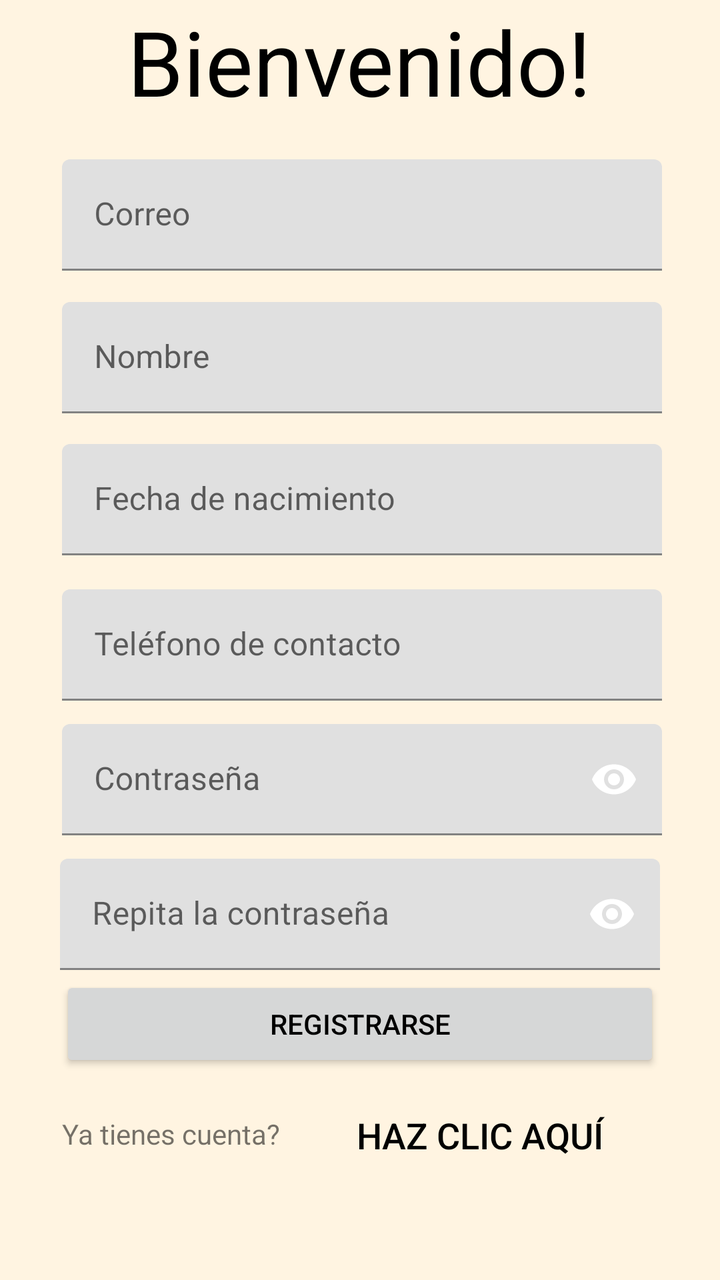
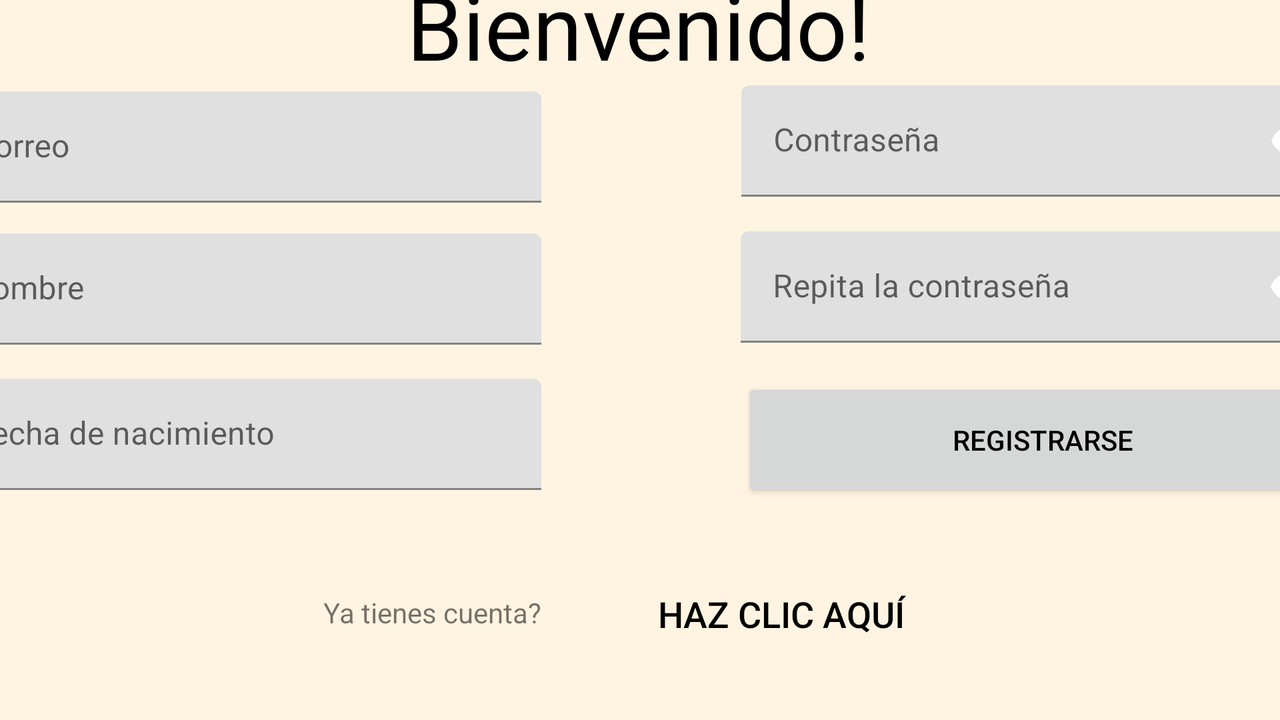

An Android layout and its configuration variant, each rendered on a device that would load it. The default file and the variant file are quoted in full after the pictures.
<!-- AndroidManifest.xml: application theme Theme.Pasteleria.Light -->
<!-- res/layout/fragment_registrar.xml -->
<?xml version="1.0" encoding="utf-8"?>
<androidx.constraintlayout.widget.ConstraintLayout xmlns:android="http://schemas.android.com/apk/res/android"
    xmlns:app="http://schemas.android.com/apk/res-auto"
    xmlns:tools="http://schemas.android.com/tools"
    android:id="@+id/main"
    android:layout_width="match_parent"
    android:layout_height="match_parent"
    tools:context=".login.LoginActivity">

    <androidx.constraintlayout.widget.ConstraintLayout
        android:layout_width="409dp"
        android:layout_height="729dp"
        app:layout_constraintBottom_toBottomOf="parent"
        app:layout_constraintEnd_toEndOf="parent"
        app:layout_constraintStart_toStartOf="parent"
        app:layout_constraintTop_toTopOf="parent">

        <com.google.android.material.textfield.TextInputLayout
            android:id="@+id/contrasenaRepetirLayout"
            android:layout_width="300dp"
            android:layout_height="wrap_content"
            app:endIconMode="password_toggle"
            app:layout_constraintBottom_toBottomOf="parent"
            app:layout_constraintEnd_toEndOf="parent"
            app:layout_constraintHorizontal_bias="0.495"
            app:layout_constraintStart_toStartOf="parent"
            app:layout_constraintTop_toTopOf="parent"
            app:layout_constraintVertical_bias="0.703"
            app:passwordToggleEnabled="true">

            <com.google.android.material.textfield.TextInputEditText
                android:id="@+id/contrasenaRepetirInput"
                android:layout_width="match_parent"
                android:layout_height="wrap_content"
                android:hint="@string/hint_repeat_password"
                android:inputType="textPassword" />
        </com.google.android.material.textfield.TextInputLayout>

        <Button
            android:id="@+id/iniciarButton"
            android:layout_width="300dp"
            android:layout_height="wrap_content"
            android:text="@string/register"
            app:layout_constraintBottom_toBottomOf="parent"
            app:layout_constraintEnd_toEndOf="parent"
            app:layout_constraintHorizontal_bias="0.495"
            app:layout_constraintStart_toStartOf="parent"
            app:layout_constraintTop_toTopOf="parent"
            app:layout_constraintVertical_bias="0.781" />

        <Button
            android:id="@+id/registrarButton"
            android:layout_width="180dp"
            android:layout_height="wrap_content"
            android:background="@android:color/transparent"
            android:elevation="0dp"
            android:gravity="center"
            android:padding="0dp"
            android:text="@string/click_here"
            android:textColor="@android:color/black"
            android:textSize="18sp"
            app:layout_constraintBottom_toBottomOf="parent"
            app:layout_constraintEnd_toEndOf="parent"
            app:layout_constraintHorizontal_bias="0.153"
            app:layout_constraintStart_toEndOf="@+id/textView10"
            app:layout_constraintTop_toTopOf="parent"
            app:layout_constraintVertical_bias="0.863" />

        <TextView
            android:id="@+id/textView10"
            android:layout_width="wrap_content"
            android:layout_height="wrap_content"
            android:text="@string/already_have_account"
            app:layout_constraintBottom_toBottomOf="parent"
            app:layout_constraintEnd_toEndOf="parent"
            app:layout_constraintHorizontal_bias="0.183"
            app:layout_constraintStart_toStartOf="parent"
            app:layout_constraintTop_toTopOf="parent"
            app:layout_constraintVertical_bias="0.847" />

        <com.google.android.material.textfield.TextInputLayout
            android:layout_width="300dp"
            android:layout_height="wrap_content"
            app:layout_constraintBottom_toBottomOf="parent"
            app:layout_constraintEnd_toEndOf="parent"
            app:layout_constraintHorizontal_bias="0.504"
            app:layout_constraintVertical_bias="0.503"
            app:layout_constraintStart_toStartOf="parent"
            app:layout_constraintTop_toTopOf="parent">

            <com.google.android.material.textfield.TextInputEditText
                android:id="@+id/telefonoInput"
                android:layout_width="match_parent"
                android:layout_height="wrap_content"
                android:hint="@string/hint_telefono"
                android:inputType="phone" />
        </com.google.android.material.textfield.TextInputLayout>

        <com.google.android.material.textfield.TextInputLayout
            android:layout_width="300dp"
            android:layout_height="wrap_content"
            app:endIconMode="password_toggle"
            app:layout_constraintBottom_toBottomOf="parent"
            app:layout_constraintEnd_toEndOf="parent"
            app:layout_constraintHorizontal_bias="0.504"
            app:layout_constraintVertical_bias="0.603"
            app:layout_constraintStart_toStartOf="parent"
            app:layout_constraintTop_toTopOf="parent"
            app:passwordToggleEnabled="true">

            <com.google.android.material.textfield.TextInputEditText
                android:id="@+id/contrasenaInput"
                android:layout_width="match_parent"
                android:layout_height="wrap_content"
                android:hint="@string/hint_password"
                android:inputType="textPassword" />
        </com.google.android.material.textfield.TextInputLayout>

        <com.google.android.material.textfield.TextInputLayout
            android:layout_width="300dp"
            android:layout_marginBottom="180dp"
            android:layout_height="wrap_content"
            app:layout_constraintBottom_toBottomOf="parent"
            app:layout_constraintEnd_toEndOf="parent"
            app:layout_constraintHorizontal_bias="0.504"
            app:layout_constraintStart_toStartOf="parent"
            app:layout_constraintTop_toTopOf="parent"
            app:layout_constraintVertical_bias="0.395">

            <com.google.android.material.textfield.TextInputEditText
                android:id="@+id/nombreInput"
                android:layout_width="match_parent"
                android:layout_height="wrap_content"
                android:hint="@string/hint_name" />
        </com.google.android.material.textfield.TextInputLayout>

        <com.google.android.material.textfield.TextInputLayout
            android:layout_width="300dp"
            android:layout_height="wrap_content"
            app:layout_constraintBottom_toBottomOf="parent"
            app:layout_constraintEnd_toEndOf="parent"
            app:layout_constraintHorizontal_bias="0.504"
            app:layout_constraintStart_toStartOf="parent"
            app:layout_constraintTop_toTopOf="parent"
            app:layout_constraintVertical_bias="0.395">

            <com.google.android.material.textfield.TextInputEditText
                android:id="@+id/fechaNac"
                android:layout_width="match_parent"
                android:layout_height="wrap_content"
                android:hint="@string/hint_birth_date" />
        </com.google.android.material.textfield.TextInputLayout>

        <com.google.android.material.textfield.TextInputLayout
            android:layout_width="300dp"
            android:layout_marginBottom="360dp"
            android:layout_height="wrap_content"
            app:layout_constraintBottom_toBottomOf="parent"
            app:layout_constraintEnd_toEndOf="parent"
            app:layout_constraintHorizontal_bias="0.504"
            app:layout_constraintStart_toStartOf="parent"
            app:layout_constraintTop_toTopOf="parent"
            app:layout_constraintVertical_bias="0.395">

            <com.google.android.material.textfield.TextInputEditText
                android:id="@+id/correoInput"
                android:layout_width="match_parent"
                android:layout_height="wrap_content"
                android:hint="@string/hint_email" />
        </com.google.android.material.textfield.TextInputLayout>

        <TextView
            android:id="@+id/textView9"
            android:layout_width="wrap_content"
            android:layout_height="wrap_content"
            android:text="@string/welcome_message"
            android:textAppearance="@style/TextAppearance.AppCompat.Display2"
            app:layout_constraintBottom_toBottomOf="parent"
            app:layout_constraintEnd_toEndOf="parent"
            app:layout_constraintHorizontal_bias="0.497"
            app:layout_constraintStart_toStartOf="parent"
            app:layout_constraintTop_toTopOf="parent"
            app:layout_constraintVertical_bias="0.067" />

    </androidx.constraintlayout.widget.ConstraintLayout>
</androidx.constraintlayout.widget.ConstraintLayout>
<!-- resources referenced by this layout -->
<resources>
  <string name="already_have_account">Ya tienes cuenta?</string>
  <string name="click_here">haz clic aquí</string>
  <string name="hint_birth_date">Fecha de nacimiento</string>
  <string name="hint_email">Correo</string>
  <string name="hint_name">Nombre</string>
  <string name="hint_password">Contraseña</string>
  <string name="hint_repeat_password">Repita la contraseña</string>
  <string name="hint_telefono">Teléfono de contacto</string>
  <string name="register">Registrarse</string>
  <string name="welcome_message">Bienvenido!</string>
  <style name="Theme.Pasteleria.Light" parent="Theme.MaterialComponents.DayNight.NoActionBar">
          
          <item name="android:forceDarkAllowed" tools:targetApi="q">false</item>
  
          <item name="colorPrimary">@color/chocolate_oscuro1</item>
          <item name="colorPrimaryVariant">@color/chocolate_claro1</item>
          <item name="colorOnPrimary">@color/white</item>
          <item name="colorSecondary">@color/caramelo</item>
          <item name="colorSecondaryVariant">@color/fresa</item>
          <item name="colorOnSecondary">@color/white</item>
          <item name="android:windowBackground">@color/fondo_pasteleria</item>
          <item name="colorOnBackground">@color/black</item>
          <item name="colorOnSurface">@color/black</item>
          <item name="colorError">@color/rosa_candy</item>
          <item name="colorSurface">@color/white</item>
          <item name="android:textColorPrimary">@color/black</item>
          <item name="android:textColorSecondary">@color/black</item>
      </style>
  <color name="chocolate_oscuro1">#210f04</color>
  <color name="chocolate_claro1">#b08968</color>
  <color name="white">#FFFFFFFF</color>
  <color name="caramelo">#C97C54</color>
  <color name="fresa">#F8A1B4</color>
  <color name="fondo_pasteleria">#FFF4E1</color>
  <color name="black">#FF000000</color>
  <color name="rosa_candy">#F16D8E</color>
</resources>
<!-- res/layout-land/fragment_registrar.xml (the author's variant of the layout above) -->
<!-- drawn on the phone turned sideways -->
<?xml version="1.0" encoding="utf-8"?>
<androidx.constraintlayout.widget.ConstraintLayout xmlns:android="http://schemas.android.com/apk/res/android"
    xmlns:app="http://schemas.android.com/apk/res-auto"
    xmlns:tools="http://schemas.android.com/tools"
    android:id="@+id/main"
    android:layout_width="match_parent"
    android:layout_height="match_parent"
    tools:context=".login.LoginActivity">

    <androidx.constraintlayout.widget.ConstraintLayout
        android:layout_width="723dp"
        android:layout_height="399dp"
        app:layout_constraintBottom_toBottomOf="parent"
        app:layout_constraintEnd_toEndOf="parent"
        app:layout_constraintStart_toStartOf="parent"
        app:layout_constraintTop_toTopOf="parent">

        <com.google.android.material.textfield.TextInputLayout
            android:id="@+id/contrasenaRepetirLayout"
            android:layout_width="300dp"
            android:layout_marginLeft="400dp"
            android:layout_marginBottom="120dp"
            android:layout_height="wrap_content"
            app:endIconMode="password_toggle"
            app:layout_constraintBottom_toBottomOf="parent"
            app:layout_constraintEnd_toEndOf="parent"
            app:layout_constraintHorizontal_bias="0.495"
            app:layout_constraintStart_toStartOf="parent"
            app:layout_constraintTop_toTopOf="parent"
            app:layout_constraintVertical_bias="0.603"
            app:passwordToggleEnabled="true">

            <com.google.android.material.textfield.TextInputEditText
                android:id="@+id/contrasenaRepetirInput"
                android:layout_width="match_parent"
                android:layout_height="wrap_content"
                android:hint="Repita la contraseña"
                android:inputType="textPassword" />
        </com.google.android.material.textfield.TextInputLayout>

        <Button
            android:id="@+id/iniciarButton"
            android:layout_width="301dp"
            android:layout_height="62dp"
            android:text="Registrarse"
            app:layout_constraintBottom_toBottomOf="parent"
            app:layout_constraintEnd_toEndOf="parent"
            app:layout_constraintHorizontal_bias="0.976"
            app:layout_constraintStart_toStartOf="parent"
            app:layout_constraintTop_toTopOf="parent"
            app:layout_constraintVertical_bias="0.617" />

        <Button
            android:id="@+id/registrarButton"
            android:layout_width="180dp"
            android:layout_height="wrap_content"
            android:background="@android:color/transparent"
            android:elevation="0dp"
            android:gravity="center"
            android:padding="0dp"
            android:text="haz clic aquí"
            android:textColor="@android:color/black"
            android:textSize="18sp"
            app:layout_constraintBottom_toBottomOf="parent"
            app:layout_constraintEnd_toEndOf="parent"
            app:layout_constraintHorizontal_bias="0.629"
            app:layout_constraintStart_toStartOf="parent"
            app:layout_constraintTop_toTopOf="parent"
            app:layout_constraintVertical_bias="0.86" />

        <TextView
            android:id="@+id/textView10"
            android:layout_width="wrap_content"
            android:layout_height="wrap_content"
            android:text="Ya tienes cuenta?"
            app:layout_constraintBottom_toBottomOf="parent"
            app:layout_constraintEnd_toEndOf="parent"
            app:layout_constraintHorizontal_bias="0.33"
            app:layout_constraintStart_toStartOf="parent"
            app:layout_constraintTop_toTopOf="parent"
            app:layout_constraintVertical_bias="0.831" />

        <com.google.android.material.textfield.TextInputLayout
            android:layout_width="300dp"
            android:layout_height="wrap_content"
            android:layout_marginLeft="400dp"
            app:endIconMode="password_toggle"
            android:layout_marginBottom="220dp"
            app:layout_constraintBottom_toBottomOf="parent"
            app:layout_constraintEnd_toEndOf="parent"
            app:layout_constraintHorizontal_bias="0.504"
            app:layout_constraintStart_toStartOf="parent"
            app:layout_constraintTop_toTopOf="parent"
            app:passwordToggleEnabled="true">

            <com.google.android.material.textfield.TextInputEditText
                android:id="@+id/contrasenaInput"
                android:layout_width="match_parent"
                android:layout_height="wrap_content"
                android:hint="Contraseña"
                android:inputType="textPassword" />
        </com.google.android.material.textfield.TextInputLayout>

        <com.google.android.material.textfield.TextInputLayout
            android:layout_width="300dp"
            android:layout_height="wrap_content"
            android:layout_marginRight="400dp"
            app:layout_constraintBottom_toBottomOf="parent"
            app:layout_constraintEnd_toEndOf="parent"
            app:layout_constraintHorizontal_bias="0.504"
            app:layout_constraintStart_toStartOf="parent"
            app:layout_constraintTop_toTopOf="parent"
            app:layout_constraintVertical_bias="0.395">

            <com.google.android.material.textfield.TextInputEditText
                android:id="@+id/nombreInput"
                android:layout_width="match_parent"
                android:layout_height="wrap_content"
                android:hint="nombre" />
        </com.google.android.material.textfield.TextInputLayout>

        <com.google.android.material.textfield.TextInputLayout
            android:layout_width="300dp"
            android:layout_height="wrap_content"
            android:layout_marginTop="120dp"
            android:layout_marginRight="400dp"
            app:layout_constraintBottom_toBottomOf="parent"
            app:layout_constraintEnd_toEndOf="parent"
            app:layout_constraintHorizontal_bias="0.504"
            app:layout_constraintStart_toStartOf="parent"
            app:layout_constraintTop_toTopOf="parent"
            app:layout_constraintVertical_bias="0.395">

            <com.google.android.material.textfield.TextInputEditText
                android:id="@+id/fechaNac"
                android:layout_width="match_parent"
                android:layout_height="wrap_content"
                android:hint="Fecha de nacimiento" />
        </com.google.android.material.textfield.TextInputLayout>

        <com.google.android.material.textfield.TextInputLayout
            android:layout_width="300dp"
            android:layout_height="wrap_content"
            android:layout_marginBottom="180dp"
            android:layout_marginRight="400dp"
            app:layout_constraintBottom_toBottomOf="parent"
            app:layout_constraintEnd_toEndOf="parent"
            app:layout_constraintHorizontal_bias="0.504"
            app:layout_constraintStart_toStartOf="parent"
            app:layout_constraintTop_toTopOf="parent"
            app:layout_constraintVertical_bias="0.395">

            <com.google.android.material.textfield.TextInputEditText
                android:id="@+id/correoInput"
                android:layout_width="match_parent"
                android:layout_height="wrap_content"
                android:hint="Correo" />
        </com.google.android.material.textfield.TextInputLayout>

        <TextView
            android:id="@+id/textView9"
            android:layout_width="wrap_content"
            android:layout_height="wrap_content"
            android:text="Bienvenido!"
            android:textAppearance="@style/TextAppearance.AppCompat.Display2"
            app:layout_constraintBottom_toBottomOf="parent"
            app:layout_constraintEnd_toEndOf="parent"
            app:layout_constraintHorizontal_bias="0.498"
            app:layout_constraintStart_toStartOf="parent"
            app:layout_constraintTop_toTopOf="parent"
            app:layout_constraintVertical_bias="0.005" />

    </androidx.constraintlayout.widget.ConstraintLayout>
</androidx.constraintlayout.widget.ConstraintLayout>
<!-- resources referenced by the variant -->
<!-- as the phone turned sideways resolves them -->
<resources>
  <style name="Theme.Pasteleria.Light" parent="Theme.MaterialComponents.DayNight.NoActionBar">
          
          <item name="android:forceDarkAllowed" tools:targetApi="q">false</item>
  
          <item name="colorPrimary">@color/chocolate_oscuro1</item>
          <item name="colorPrimaryVariant">@color/chocolate_claro1</item>
          <item name="colorOnPrimary">@color/white</item>
          <item name="colorSecondary">@color/caramelo</item>
          <item name="colorSecondaryVariant">@color/fresa</item>
          <item name="colorOnSecondary">@color/white</item>
          <item name="android:windowBackground">@color/fondo_pasteleria</item>
          <item name="colorOnBackground">@color/black</item>
          <item name="colorOnSurface">@color/black</item>
          <item name="colorError">@color/rosa_candy</item>
          <item name="colorSurface">@color/white</item>
          <item name="android:textColorPrimary">@color/black</item>
          <item name="android:textColorSecondary">@color/black</item>
      </style>
  <color name="chocolate_oscuro1">#210f04</color>
  <color name="chocolate_claro1">#b08968</color>
  <color name="white">#FFFFFFFF</color>
  <color name="caramelo">#C97C54</color>
  <color name="fresa">#F8A1B4</color>
  <color name="fondo_pasteleria">#FFF4E1</color>
  <color name="black">#FF000000</color>
  <color name="rosa_candy">#F16D8E</color>
</resources>
